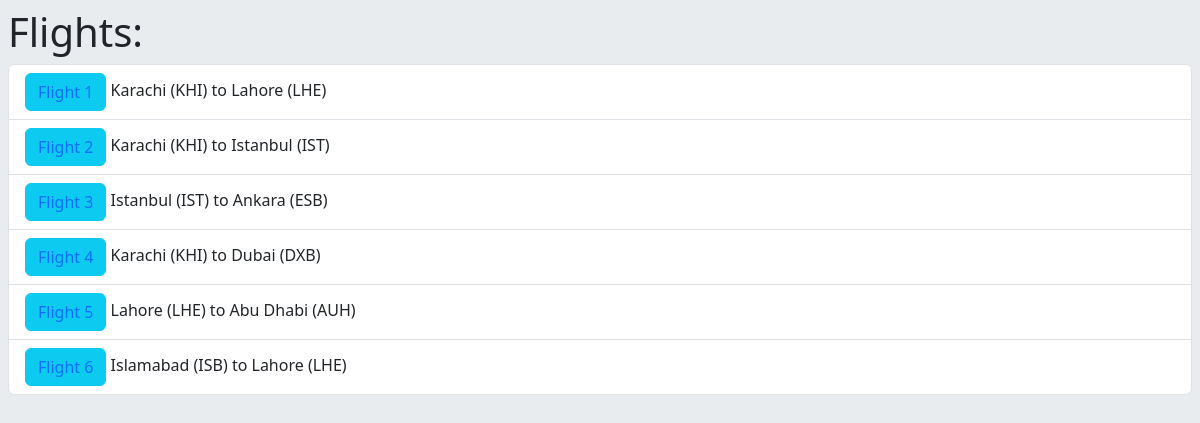
The app's page /flights/ with its own data.
### flights/models.py (models this page shows, shortened)
class Flight(models.Model):
    origin = models.ForeignKey(
        Airport, on_delete=models.CASCADE, related_name="departures"
    )
    destination = models.ForeignKey(
        Airport, on_delete=models.CASCADE, related_name="arrivals"
    )
    duration = models.IntegerField()

class Airport(models.Model):
    code = models.CharField(max_length=3)
    city = models.CharField(max_length=64)
    def __str__(self):
        return f"{self.city} ({self.code})"

### flights/views.py (the view)
# urls.py: path('', views.index, name="index"),
def index(request):
    return render(request, "index.html", {"flights": Flight.objects.all()})

### flights/templates/index.html
{% extends "layout.html" %}
{% block body %}
    <h1 class="m-2">Flights:</h1>
    <ul class="m-2 list-group">
        {% for flight in flights %}
        <li class="list-group-item">
            <button class="btn btn-info"><a class="text-decoration-none" href="{% url 'flight' flight.id %}">Flight {{ flight.id }}</a></button> {{ flight.origin }} to {{ flight.destination }}
        </li>
        {% endfor %}
    </ul>
{% endblock %}

### flights/templates/layout.html (shortened to what this page needs)
<!DOCTYPE html>
<html lang="en">
  <head>
    <link href="https://cdn.jsdelivr.net/npm/bootstrap@5.3.1/dist/css/bootstrap.min.css" rel="stylesheet">
  </head>
  <body class="bg-body-secondary">
    {% block body %} {% endblock %}
  </body>
</html>

### records on screen
Flight: id "1", origin "Karachi (KHI)", destination "Lahore (LHE)"
Flight: id "2", origin "Karachi (KHI)", destination "Istanbul (IST)"
Flight: id "3", origin "Istanbul (IST)", destination "Ankara (ESB)"
Flight: id "4", origin "Karachi (KHI)", destination "Dubai (DXB)"
Flight: id "5", origin "Lahore (LHE)", destination "Abu Dhabi (AUH)"
Flight: id "6", origin "Islamabad (ISB)", destination "Lahore (LHE)"
